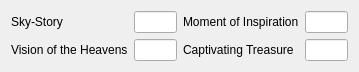
          <widget class="QWidget" name="page_2">
           <property name="geometry">
            <rect>
             <x>0</x>
             <y>0</y>
             <width>359</width>
             <height>64</height>
            </rect>
           </property>
           <attribute name="label">
            <string>Bohemia</string>
           </attribute>
           <layout class="QGridLayout" name="gridLayout_6">
            <item row="0" column="2">
             <widget class="QLineEdit" name="lineEdit_Poss_Bohemia_SkyStory"/>
            </item>
            <item row="0" column="4">
             <widget class="QLabel" name="label_35">
              <property name="text">
               <string>Moment of Inspiration</string>
              </property>
             </widget>
            </item>
            <item row="4" column="4">
             <widget class="QLabel" name="label_36">
              <property name="text">
               <string>Captivating Treasure</string>
              </property>
             </widget>
            </item>
            <item row="0" column="0">
             <widget class="QLabel" name="label_33">
              <property name="text">
               <string>Sky-Story</string>
              </property>
             </widget>
            </item>
            <item row="4" column="0">
             <widget class="QLabel" name="label_34">
              <property name="text">
               <string>Vision of the Heavens</string>
              </property>
             </widget>
            </item>
            <item row="4" column="2">
             <widget class="QLineEdit" name="lineEdit_Poss_Bohemia_Vision"/>
            </item>
            <item row="0" column="5">
             <widget class="QLineEdit" name="lineEdit_Poss_Bohemia_Moment"/>
            </item>
            <item row="4" column="5">
             <widget class="QLineEdit" name="lineEdit_Poss_Bohemia_Treasure"/>
            </item>
            <item row="0" column="3">
             <spacer name="horizontalSpacer_3">
              <property name="orientation">
               <enum>Qt::Horizontal</enum>
              </property>
              <property name="sizeHint" stdset="0">
               <size>
                <width>40</width>
                <height>20</height>
               </size>
              </property>
             </spacer>
            </item>
            <item row="4" column="3">
             <spacer name="horizontalSpacer_4">
              <property name="orientation">
               <enum>Qt::Horizontal</enum>
              </property>
              <property name="sizeHint" stdset="0">
               <size>
                <width>40</width>
                <height>20</height>
               </size>
              </property>
             </spacer>
            </item>
           </layout>
          </widget>
